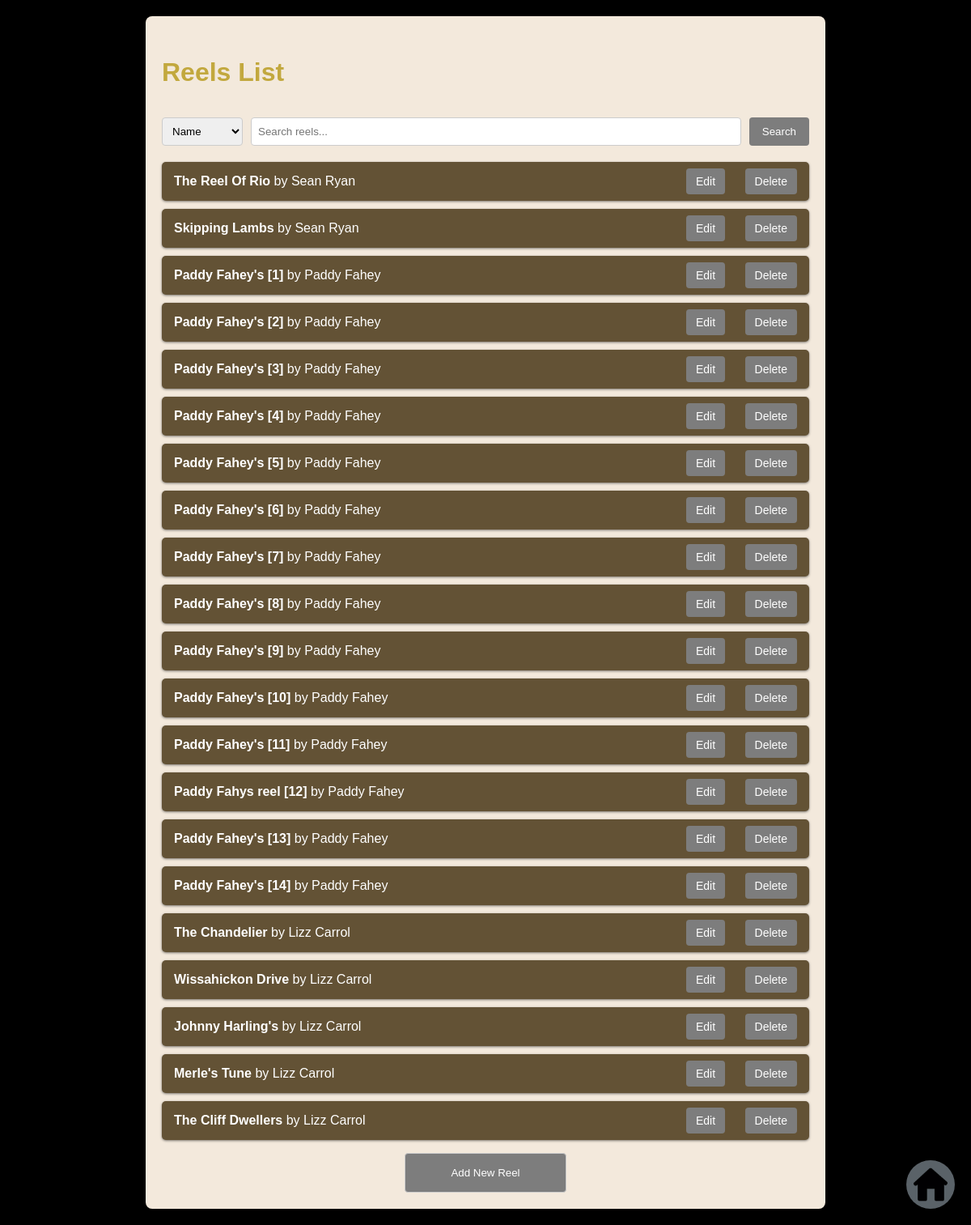
Before: /tunes/ with the older database file.
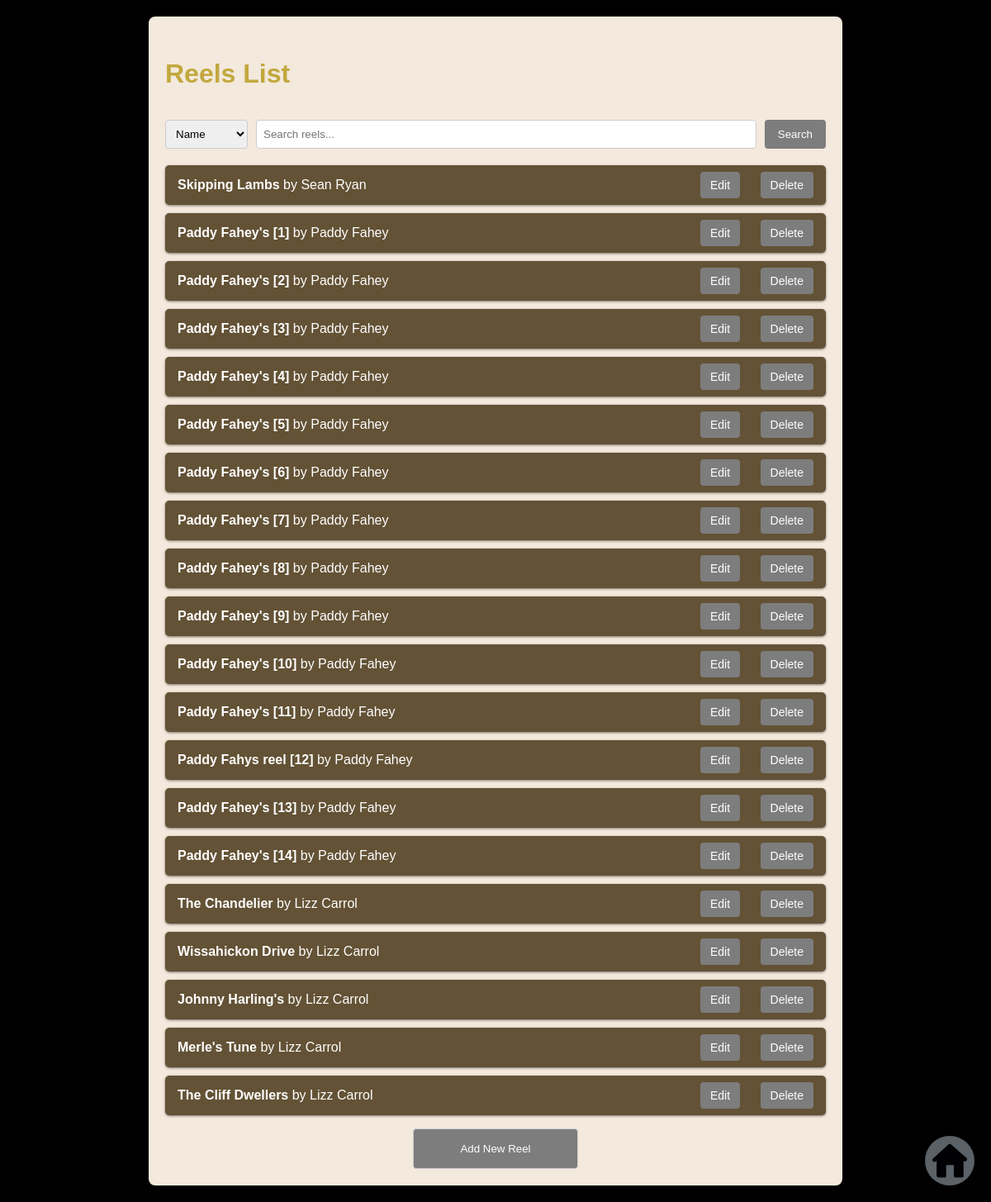
After: the same page with the newer database file.
### music_analysis/models.py (models this page shows, shortened)
class Tune(models.Model):
    name = models.CharField(max_length=100)  # Tune's name
    composer = models.CharField(max_length=100)  # Composer's name
    abc_notation = models.TextField()  # ABC notation for the tune

### music_analysis/views.py (the view, shortened to what this page needs)
# urls.py: path('tunes/', views.tunes, name='tunes'),
def tunes(request):
    tunes = Tune.objects.all()
    tune_id = request.GET.get('edit')  # Get 'edit' parameter from the query string
    delete_id = request.GET.get('delete')  # Get 'delete' parameter from the query string
    form = None
    if request.method == 'POST':
        print("POST request received")
    if delete_id and request.method == 'POST':
        print(f"Trying to delete tune with ID: {delete_id}")
        tune = get_object_or_404(Tune, pk=delete_id)
        tune.delete()
        print(f"Tune deleted: {delete_id}")
        return redirect('tunes')
    tunes_data = {}
    for tune in tunes:
        tunes_data[tune.pk] = {
            'name': tune.name,
            'composer': tune.composer,
            'abc_notation': tune.abc_notation,
        }
    return render(request, 'tunes.html', {
        'tunes': tunes,
        'form': form,
        'tune_id': tune_id,
        'tunes_data_json': json.dumps(tunes_data),
        'delete_id': delete_id
    })

### music_analysis/templates/tunes.html (shortened to what this page needs)
<!DOCTYPE html>
{% load static %}
<html lang="en">
<head>
    <link rel="stylesheet" href="{% static 'music_analysis/css/tunes.css' %}">
</head>
<body>
    <div class="container">
        <h1>Reels List</h1>
        <div class="search-bar">
            <select id="search-type">
                <option value="name">Name</option>
            </select>
            <input type="text" id="search-query" placeholder="Search reels...">
            <button id="search-button">Search</button>
        </div>
        <ul id="tunes-list">
            {% for tune in tunes %}
                <li>
                    <span><strong>{{ tune.name }}</strong> by {{ tune.composer }}</span>
                    <div>
                        <a href="#" class="edit-tune-link"
                           data-edit-url="{% url 'tunes_edit' tune.pk %}">Edit</a>
                        <a href="#" class="delete-tune-link"
                           data-delete-url="{% url 'tunes_delete' tune.pk %}">Delete</a>
                    </div>
                </li>
            {% endfor %}
        </ul>
        <button id="add-new-tune-button">Add New Reel</button>
    </div>
    <a href="{% url 'music_dashboard' %}" class="home-button">
        <img src="{% static 'music_analysis/images/homeIcon.png' %}" alt="Home">
    </a>
</body>
</html>

Changed rows visible on the page:
removed Tune: name "The Reel Of Rio", composer "Sean Ryan"
